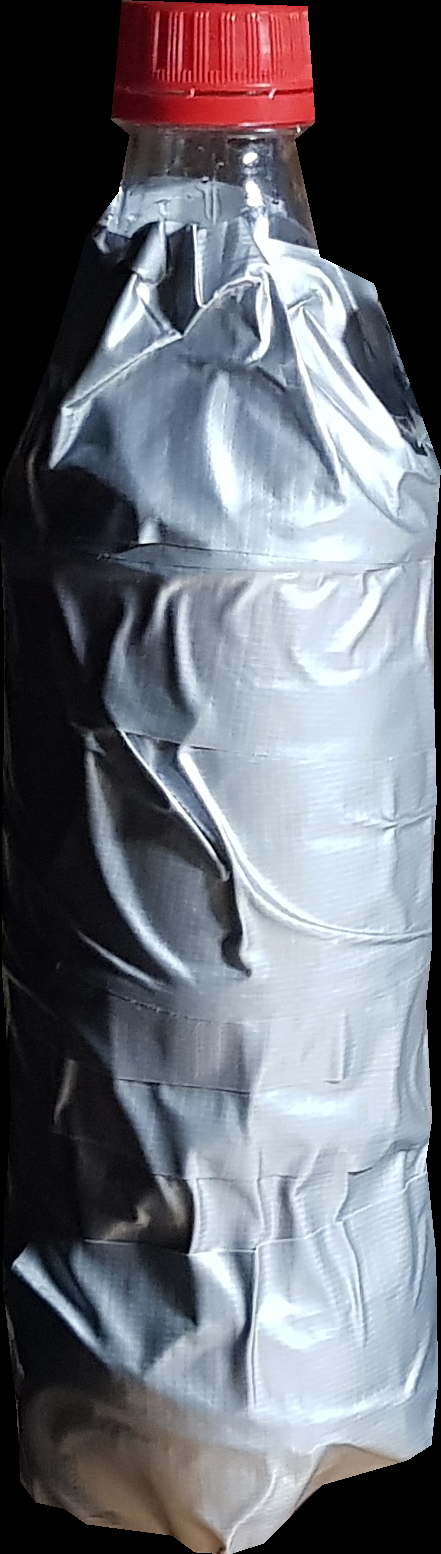
#> input picture objs/20211218_182742.png, 441 x 1554 px; its folder holds 4 pictures in this run
$ python generate_dataset_LD.py
#> lines starting #> are read from the running program, lines starting #| are printed output that depends on the picture; pictures that were not available may be replaced by others from this repository, and a replacement may not be noted
### dataset_generator_LD.py
import math
import os
import random
from time import sleep

import numpy as np
from cv2 import cv2

import image_transformer as it
import tensorflow as tf


def _transform_object(obj, rotation, scaling):
    obj = it.transform(obj, rotation=rotation, scaling=scaling)
    return obj.astype('uint8')


def _add_object_to_image(obj, img, scale=(0.0, 1.0)):
    while True:
        scale_factor = random.uniform(scale[0], scale[1])

        obj_height = int(img.shape[0] * scale_factor)
        obj_width = int(obj_height * (obj.shape[1] / obj.shape[0]))
        obj = cv2.resize(obj, (obj_width, obj_height))

        if img.shape[1] - obj.shape[1] > 0 and img.shape[0] - obj.shape[0] > 0:
            x_offset = random.randint(0, img.shape[1] - obj.shape[1])
            y_offset = random.randint(0, img.shape[0] - obj.shape[0])

            img, land = it.add_RGBA2RGB(rgb=img, rgba=obj, x_offset=x_offset, y_offset=y_offset)
            break

    return img.astype('uint8'), land.astype('uint8')


def _add_noises(img, contrast, brightness):
    for i in random.sample(range(4), 4):
        if i == 0:
            img = cv2.blur(img, (random.randint(1, 2), random.randint(1, 2)))
        elif i == 1:
            img = it.add_gaussian_noise(img, random.uniform(0.01, 0.1))
        elif i == 2:
            img = it.random_contrast(image=img, a=contrast[0], b=contrast[1])
        elif i == 3:
            img = it.random_brightness(image=img, a=brightness[0], b=brightness[1])

    return img.astype('uint8')


def _resize_prop(img, size):
    pass


class LDDetectionDatasetGenerator(tf.keras.utils.Sequence):
    def __init__(self, obj_path, source_path,  img_size, batch_size=2, n_images=None, dir_list=None):
        obj_img_dir = [p for p in os.listdir(obj_path) if p.split('.')[-1] == "png"]

        self.obj_img = [cv2.imread(filename=os.path.join(obj_path, img_name), flags=cv2.IMREAD_UNCHANGED) for img_name
                        in obj_img_dir]

        new_height = img_size[0]
        for i, img in enumerate(self.obj_img):
            new_width = int(img_size[1] * img.shape[1] / img.shape[0])
            self.obj_img[i] = cv2.resize(img, (new_width, new_height))

        self.source_path = source_path

        if dir_list is not None:
            self.source_images_names = dir_list
        else:
            self.source_images_names = os.listdir(self.source_path)

        self.n_images = n_images
        if n_images is None or self.n_images > len(self.source_images_names):
            self.n_images = len(self.source_images_names)
        self.source_images_names = self.source_images_names[:self.n_images]

        self.on_epoch_end()

        self.batch_size = batch_size

        self.img_size = img_size
        self.labels_dev = 2
        self.contrast = (0.7, 1.2)
        self.brightness = (0.7, 1.2)
        self.scale = (0.4, 0.8)

    def __len__(self):
        return int(math.floor(len(self.source_images_names) / self.batch_size))

    def __getitem__(self, index):
        img = cv2.imread(os.path.join(self.source_path, self.source_images_names[index]))

        img = cv2.resize(img, self.img_size)

        target_x, target_y = self._next(img, index)
        return target_x, target_y

    def on_epoch_end(self):
        random.shuffle(self.source_images_names)

    def _next(self, random_image, index):
        obj_img_copy = self.obj_img[random.randint(0, len(self.obj_img) - 1)].copy()

        rotation = (random.randint(-10, 10), random.randint(-10, 10), random.randint(-20, 20))
        scaling = (random.uniform(0.9, 1.2), random.uniform(0.9, 1.2), random.uniform(0.9, 1.2))

        obj_img_copy = _transform_object(obj_img_copy, rotation, scaling)
        kernel = np.ones((3, 3), np.uint8)
        obj_img_copy[:, :, 3] = cv2.erode(obj_img_copy[:, :, 3], kernel, iterations=1)

        random_image, ld = _add_object_to_image(obj=obj_img_copy, img=random_image, scale=self.scale)
        random_image = _add_noises(img=random_image, brightness=self.brightness, contrast=self.contrast)
        '''elif index % 5 == 1:
            obj_img_copy = self.obj_img.copy()

            if random.randint(0, 1) == 0:
                obj_img_copy = cv2.rotate(obj_img_copy, cv2.ROTATE_90_CLOCKWISE)
            else:
                obj_img_copy = cv2.rotate(obj_img_copy, cv2.ROTATE_90_COUNTERCLOCKWISE)

            rotation = (random.randint(-5, 5), random.randint(-5, 5), random.randint(-15, 15))
            scaling = (random.uniform(0.9, 1.1), random.uniform(0.9, 1.1), random.uniform(0.9, 1.1))

            obj_img_copy = _transform_object(obj_img_copy, rotation, scaling)
            random_image = _add_object_to_image(obj=obj_img_copy, img=random_image, scale=self.scale)'''

        return random_image, ld


# [4 lines left out: function get_splitted_getters, not called in this run]


class LDDetectionDatasetGetter(tf.keras.utils.Sequence):
    # [19 lines left out: function __init__, not called in this run]

    def __len__(self):
        return len(self.source_images_names) // self.batch_size

    # [17 lines left out: function __getitem__, not called in this run]

    def on_epoch_end(self):
        random.shuffle(self.source_images_names)

### image_transformer.py
import random

from cv2 import cv2
import numpy as np


# [8 lines left out: function random_color_balance, not called in this run]


def add_gaussian_noise(image, f):
    image = image + np.random.normal(0, 255 * f, image.shape)
    image = cv2.normalize(image, None, alpha=0, beta=255, norm_type=cv2.NORM_MINMAX)
    return image.astype('uint8')


def add_noise(image):
    return np.clip(image + (np.std(image) * np.random.random(size=image.shape[:3])), 0, 255)


def random_contrast(image, a, b):
    return np.clip(image * random.uniform(a, b), 0, 255)


def random_brightness(image, a, b):
    return np.clip(image + (255 * (random.uniform(a, b) - 1)), 0, 255)


# [93 lines left out: functions resize_prop, draw_lines, get_alpha_corners, offset_corners, add_alpha, not called in this run]


def add_RGBA2RGB(rgb, rgba, x_offset=0, y_offset=0):
    h, w = rgb.shape[:2]
    ah, aw = rgba.shape[:2]

    for y, yp in enumerate(rgba):
        for x, xp in enumerate(yp):
            if xp[3] != 0:
                rgb[y_offset + y, x_offset + x] = xp[:3]

    a = np.zeros((h, w), np.uint8)
    a[y_offset:y_offset + ah, x_offset:x_offset + aw] = rgba[:, :, 3]

    return rgb, a


def const_resize(image, size):
    if image.shape[2] == 4:
        h, w = image.shape[:2]
        blank_h, blank_w = int(size), int(size)
        blank = np.zeros([blank_h, blank_w, 4], dtype=np.uint8)
        blank[:, :, 3] = 0
        blank[int((blank_h - h) / 2):int((blank_h + h) / 2), int((blank_w - w) / 2):int((blank_w + w) / 2), :] = image
        image = blank

    return image


def get_alpha_bbox(image):
    a = np.where(image[:, :, 3] != 0)
    bbox = np.min(a[0]), np.max(a[0]), np.min(a[1]), np.max(a[1])
    return bbox


def resize_to_bbox(image, bbox):
    return image[bbox[0]:bbox[1], bbox[2]:bbox[3]]


def get_translation_M(t_x, t_y, t_z):
    return np.array([[1, 0, 0, t_x],
                     [0, 1, 0, t_y],
                     [0, 0, 1, t_z],
                     [0, 0, 0, 1]])


def get_rotation_M(r_x, r_y, r_z):
    sin_rx, cos_rx = np.sin(r_x), np.cos(r_x)
    sin_ry, cos_ry = np.sin(r_y), np.cos(r_y)
    sin_rz, cos_rz = np.sin(r_z), np.cos(r_z)
    # get the rotation matrix on x axis
    R_Mx = np.array([[1, 0, 0, 0],
                     [0, cos_rx, sin_rx, 0],
                     [0, -sin_rx, cos_rx, 0],
                     [0, 0, 0, 1]])
    # get the rotation matrix on y axis
    R_My = np.array([[cos_ry, 0, -sin_ry, 0],
                     [0, 1, 0, 0],
                     [sin_ry, 0, cos_ry, 0],
                     [0, 0, 0, 1]])
    # get the rotation matrix on z axis
    R_Mz = np.array([[cos_rz, -sin_rz, 0, 0],
                     [sin_rz, cos_rz, 0, 0],
                     [0, 0, 1, 0],
                     [0, 0, 0, 1]])
    # compute the full rotation matrix
    return np.dot(np.dot(R_Mx, R_My), R_Mz)


def get_scale_M(sc_x, sc_y, sc_z):
    return np.array([[sc_x, 0, 0, 0],
                     [0, sc_y, 0, 0],
                     [0, 0, sc_z, 0],
                     [0, 0, 0, 1]])


def get_projective_Ms(w, h, f):
    # set the image from cartesian to projective dimension
    H_M = np.array([[1, 0, -w / 2],
                    [0, 1, -h / 2],
                    [0, 0, 1],
                    [0, 0, 1]])
    # set the image projective to carrtesian dimension
    Hp_M = np.array([[f, 0, w / 2, 0],
                     [0, f, h / 2, 0],
                     [0, 0, 1, 0]])

    return H_M, Hp_M


def transform(image,
              translation=(0, 0, 0),
              rotation=(0, 0, 0),
              scaling=(1, 1, 1)
              ):
    # get the height and the width of the image

    if len(image.shape) > 2 and image.shape[2] < 4:
        image = add_alpha(image)

    image = const_resize(image, np.max(image.shape[:2]) * 3 * np.max(scaling))

    h, w = image.shape[:2]

    # get the values on each axis
    t_x, t_y, t_z = translation
    theta_rx, theta_ry, theta_rz = np.deg2rad(rotation)
    sc_x, sc_y, sc_z = scaling

    # compute the focal length
    f = np.sqrt(h ** 2 + w ** 2)
    if np.sin(theta_rz) != 0:
        f /= 2 * np.sin(theta_rz)

    t_z = (f - t_z) / sc_z ** 2

    H_M, Hp_M = get_projective_Ms(w, h, f)

    # translation matrix to translate the image
    T_M = get_translation_M(t_x, t_y, t_z)

    # calculate cos and sin of angles
    R_M = get_rotation_M(theta_rx, theta_ry, theta_rz)

    # get the scaling matrix
    Sc_M = get_scale_M(sc_x, sc_y, sc_z)

    # compute the full transform matrix
    M = np.dot(R_M, H_M)
    M = np.dot(Sc_M, M)
    M = np.dot(T_M, M)
    M = np.dot(Hp_M, M)
    # apply the transformation
    image = cv2.warpPerspective(image, M, (w, h),
                                borderMode=cv2.BORDER_CONSTANT,
                                borderValue=(0, 0, 0, 0))

    bbox = get_alpha_bbox(image)

    image = resize_to_bbox(image, bbox)

    return image

### generate_dataset_LD.py
import os
from multiprocessing import Process

import numpy as np
from cv2 import cv2
from tqdm import tqdm

from dataset_generator_LD import LDDetectionDatasetGenerator

frameResolution = (320, 240)

SOURCE_PATH = "D:/NN_DATA/x"
TARGET_PATH = "D:/NN_DATA/autoHunter"
TARGET_PATH_X = os.path.join(TARGET_PATH, "x")
TARGET_PATH_Y = os.path.join(TARGET_PATH, "y")


def dataset_thread(dir_list, index):
    gen = LDDetectionDatasetGenerator(
        obj_path="objs",
        source_path=SOURCE_PATH,
        img_size=frameResolution,
        dir_list=dir_list
    )

    for i in tqdm(range(len(dir_list))):
        x, y = gen.__getitem__(i)
        x_path = os.path.join(TARGET_PATH_X, str(index) + '_' + str(i) + '.jpg')
        cv2.imwrite(x_path, x.astype('uint8'))

        y_path = os.path.join(TARGET_PATH_Y, str(index) + '_' + str(i) + '.jpg')
        cv2.imwrite(y_path, y.astype('uint8'))


if __name__ == '__main__':
    if not os.path.exists(TARGET_PATH):
        os.mkdir(TARGET_PATH)
    if not os.path.exists(TARGET_PATH_X):
        os.mkdir(TARGET_PATH_X)
    if not os.path.exists(TARGET_PATH_Y):
        os.mkdir(TARGET_PATH_Y)

    n_p = 6
    source_list = os.listdir(SOURCE_PATH)
    # source_list = np.array(source_list).repeat(2).tolist()

    # slice_size = int(len(source_list) / (n_p ** 2))
    slice_size = 1000

    processes = []
    for n in range(n_p):
        processes.append(
            Process(
                target=dataset_thread,
                args=(source_list[:slice_size], n)
            )
        )
        source_list = source_list[slice_size:]

    for p in processes:
        p.start()
#> this loop made 6 passes
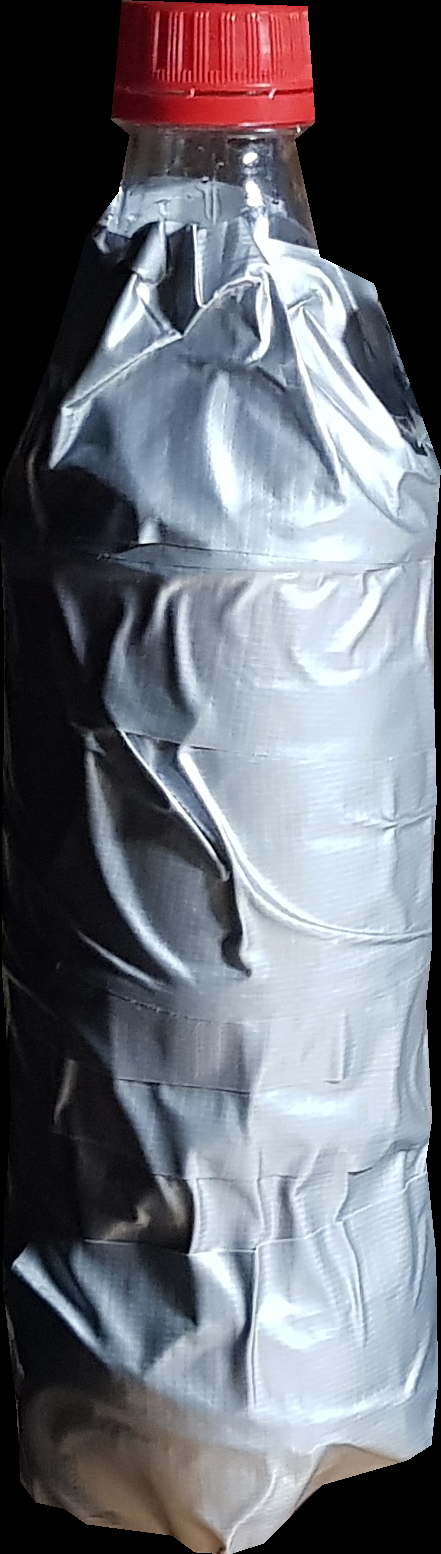
#> input picture objs/20211218_182742.png, 441 x 1554 px
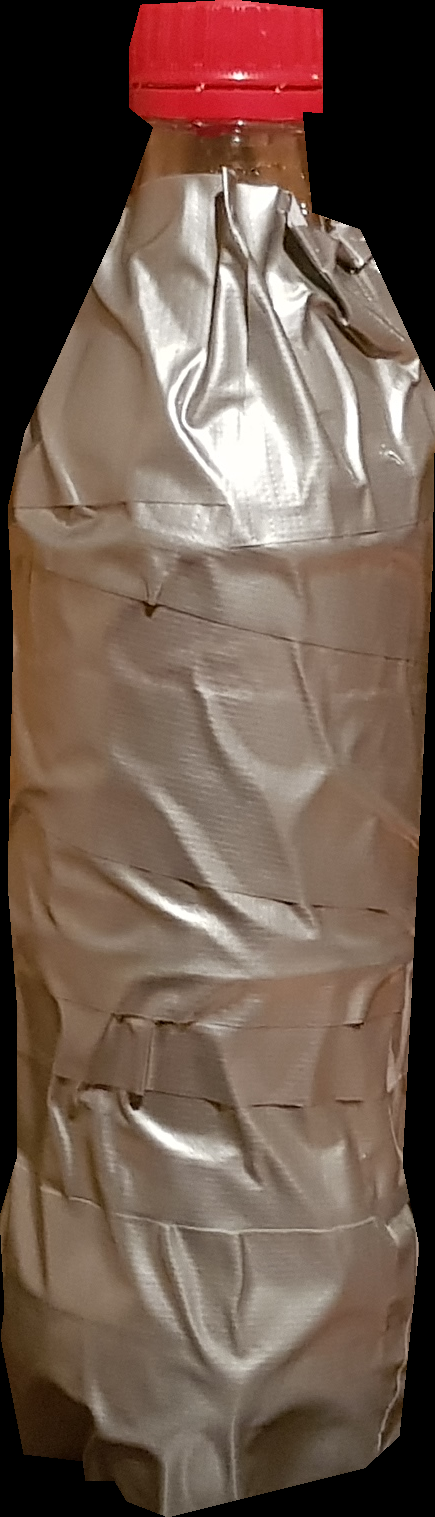
#> input picture objs/20211218_182810.png, 435 x 1517 px
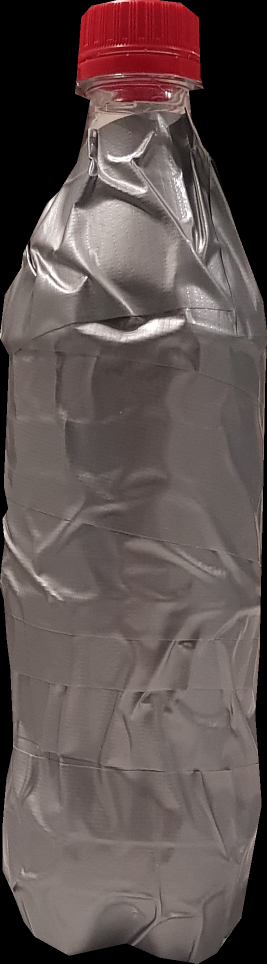
#> input picture objs/20220120_165826.png, 534 x 1927 px (shown at 1/2 size)
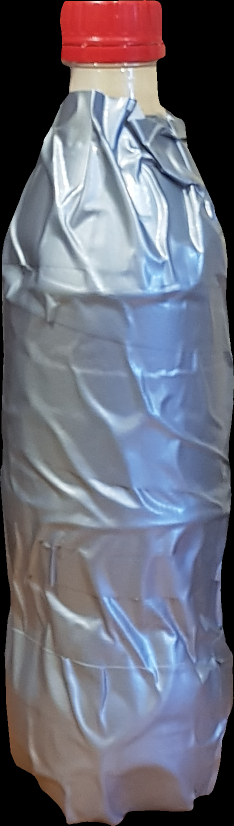
#> input picture objs/obj.png, 468 x 1651 px (shown at 1/2 size)
#> pass 1, in __getitem__, `img = cv2.resize(img, self.img_size)`:
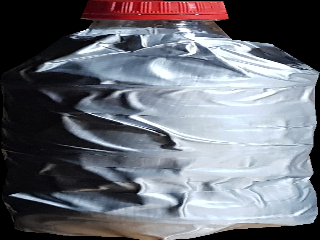
#> img: shape (240, 320, 3); mean B, G, R 117.4, 109.2, 106.9
#> pass 1, in _next, `obj_img_copy = self.obj_img[random.randint(0, len(self.obj_img) - 1)]...`:
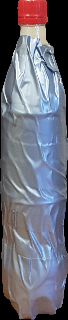
#> obj_img_copy: shape (320, 68, 4); mean of channels 0, 1, 2, 3 121.4, 108.3, 106.8, 208.2; drawn as B, G, R
#> pass 1, in const_resize, `image = blank`:
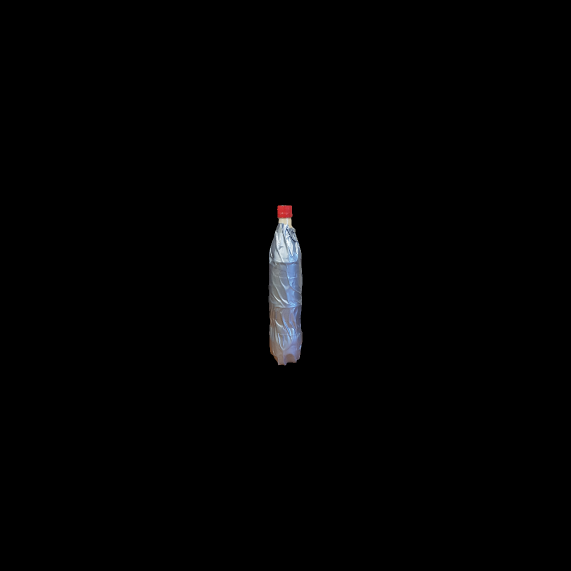
#> image: shape (1142, 1142, 4) (shown at 1/2 size); mean of channels 0, 1, 2, 3 2, 1.8, 1.8, 3.5; drawn as B, G, R

    for p in processes:
        p.join()
